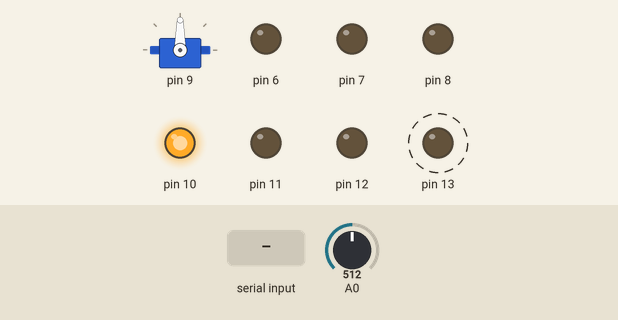
Simulated run of this sketch. Board: Arduino Uno, built with avr-gcc and run on an emulated ATmega328P. Parts: servo, output pins drawn as LEDs (lit = HIGH). Dashed ring = blinking. The inputs (shaded band) are chosen by the test bench; at power-on: A0 = 512. What the sketch prints to the serial monitor is not drawn.

Above: at 1.3 s.
1.4 s: A0 set to 635
4.4 s: A0 set to 648
At 5.75 s:
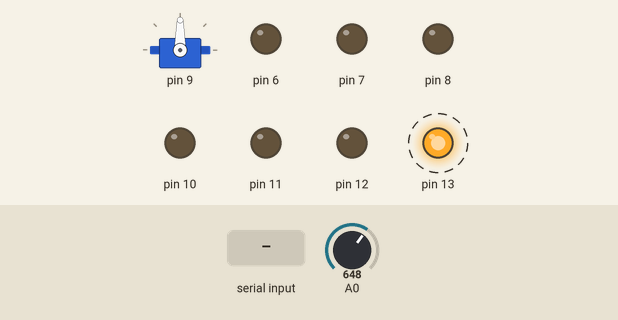
7.4 s: "L1_ON\n" received over Serial
At 7.75 s:
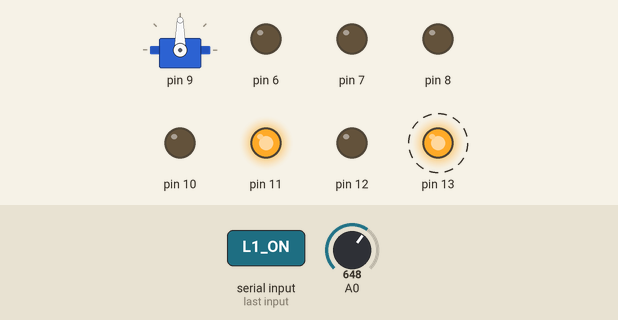
10.4 s: "L2_ON\n" received over the second serial link
At 10.9 s:
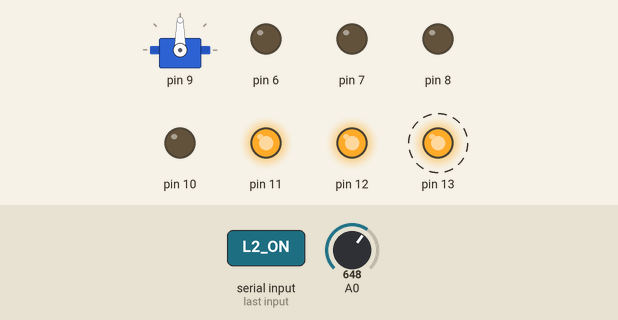
13.4 s: "L1_OFF\n" received over Serial
At 13.75 s:
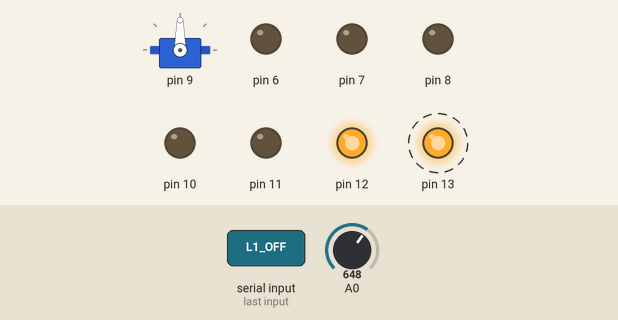
16.4 s: "M_ON\n" received over the second serial link
At 16.75 s:
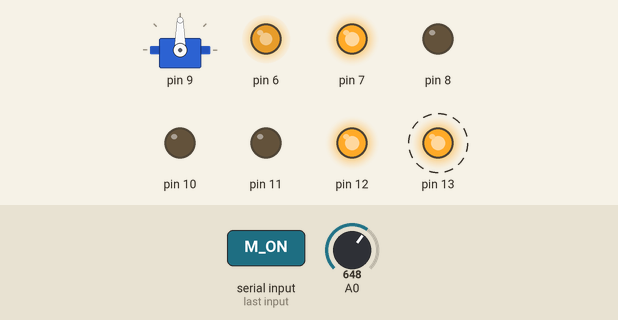
Timing chart, 0 to 23.0 s (numbered marks = the images above; inputs shaded):
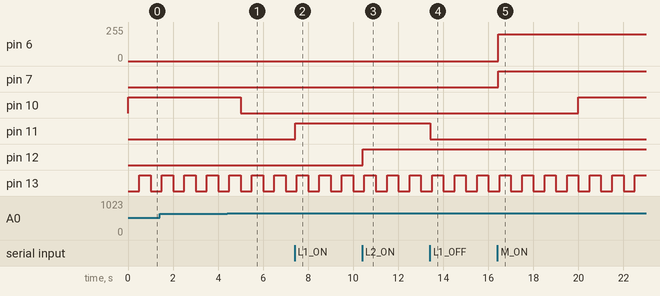

Measured:
- the behaviour switches between 641 and 642 on A0 (found by bisection; images 0 and 1)
- after the input at 4.4 s, pin 10: HIGH → LOW after 0.60 s
- after the input at 7.4 s, pin 11: LOW → HIGH at once
- after the input at 10.4 s, pin 12: LOW → HIGH at once
- after the input at 13.4 s, pin 11: HIGH → LOW at once
- after the input at 16.4 s, pin 6: 0/255 → 200/255 at once; pin 7: LOW → HIGH at once
- by itself, pin 13: alternates HIGH for 0.50 s and LOW for 0.50 s

The sketch:

main.ino
```cpp
/**
 * @file main.ino
 * @brief Smart Home Automation with Bluetooth & Closed-Loop Irrigation
 * @author Aravind Reddy (DAravindReddy)
 *
 * Architecture: Non-blocking cooperative multitasking loop with millis()
 * Silicon: Arduino UNO (ATmega328P)
 */

#include <Arduino.h>
#include <SoftwareSerial.h>
#include <Servo.h>
#include "../include/config.h"
#include "../include/bluetooth_handler.h"
#include "../include/sensor_manager.h"
#include "../include/actuator_controller.h"
#include "../include/irrigation_system.h"

/* Peripheral Objects */
SoftwareSerial btSerial(PIN_BT_RX, PIN_BT_TX); /* RX, TX */
Servo windowServo;

/* System State Models */
sensor_readings_t sensors;
actuator_states_t actuators;
irrigation_controller_t irrigation;

/* Command Ingestion Buffer */
char rx_buffer[BT_CMD_BUFFER_MAX];
uint8_t rx_idx = 0;

/* Telemetry & Timing Trackers */
uint32_t last_telemetry_broadcast = 0;
uint32_t last_heartbeat_toggle = 0;
bool heartbeat_state = false;

/* Simple non-blocking DHT11 Bit-Bang Read Mock / Real Driver Hook */
void sample_dht11_sensor() {
    /* Simple analog/digital timing sample */
    /* On physical hardware, uses DHT library or shared dht11_decode_bytes() */
    sensors.temperature_c = 26.5f;
    sensors.humidity_pct = 54.0f;
    sensors.dht_valid = true;
    sensors.last_dht_read_ms = millis();
}

void sample_soil_sensor() {
    uint16_t raw_adc = analogRead(PIN_SOIL_MOISTURE_ANALOG);
    sensors.soil_moisture_raw_adc = raw_adc;
    sensors.soil_moisture_pct = calculate_soil_moisture_pct(raw_adc, SOIL_RAW_AIR_DRY, SOIL_RAW_WATER_WET);
    sensors.last_soil_read_ms = millis();
}

void apply_hardware_actuators() {
    /* LEDs */
    digitalWrite(PIN_LED_APPLIANCE_1, actuators.led1_state ? HIGH : LOW);
    digitalWrite(PIN_LED_APPLIANCE_2, actuators.led2_state ? HIGH : LOW);

    /* DC Motor via L298N */
    if (actuators.motor_enabled && actuators.motor_speed > 0) {
        digitalWrite(PIN_MOTOR_IN1, HIGH);
        digitalWrite(PIN_MOTOR_IN2, LOW);
        analogWrite(PIN_MOTOR_PWM_ENA, actuators.motor_speed);
    } else {
        digitalWrite(PIN_MOTOR_IN1, LOW);
        digitalWrite(PIN_MOTOR_IN2, LOW);
        analogWrite(PIN_MOTOR_PWM_ENA, 0);
    }

    /* Servo Damper / Window Position */
    windowServo.write(actuators.servo_angle);

    /* Water Pump Relay (Active LOW relay module standard) */
    /* LOW = Energized (Pump ON), HIGH = De-energized (Pump OFF) */
    digitalWrite(PIN_WATER_PUMP_RELAY, actuators.pump_relay_state ? LOW : HIGH);
}

void send_telemetry_status(Stream &out) {
    out.print(F("{\"temp\":"));
    out.print(sensors.temperature_c, 1);
    out.print(F(",\"hum\":"));
    out.print(sensors.humidity_pct, 1);
    out.print(F(",\"soil_pct\":"));
    out.print(sensors.soil_moisture_pct);
    out.print(F(",\"pump\":"));
    out.print(actuators.pump_relay_state ? 1 : 0);
    out.print(F(",\"mode\":\""));
    out.print(irrigation.mode == IRRIGATION_MODE_AUTO ? F("AUTO") : F("MANUAL"));
    out.print(F("\",\"led1\":"));
    out.print(actuators.led1_state ? 1 : 0);
    out.print(F(",\"led2\":"));
    out.print(actuators.led2_state ? 1 : 0);
    out.print(F(",\"motor_spd\":"));
    out.print(actuators.motor_speed);
    out.print(F(",\"servo\":"));
    out.print(actuators.servo_angle);
    out.println(F("}"));
}

void execute_command(bt_parsed_command_t cmd) {
    switch (cmd.type) {
        case CMD_LED1_ON:
            set_led1(&actuators, true);
            btSerial.println(F("[ACK] LED1 ON"));
            break;
        case CMD_LED1_OFF:
            set_led1(&actuators, false);
            btSerial.println(F("[ACK] LED1 OFF"));
            break;
        case CMD_LED2_ON:
            set_led2(&actuators, true);
            btSerial.println(F("[ACK] LED2 ON"));
            break;
        case CMD_LED2_OFF:
            set_led2(&actuators, false);
            btSerial.println(F("[ACK] LED2 OFF"));
            break;
        case CMD_MOTOR_ON:
            set_motor_speed(&actuators, 200);
            btSerial.println(F("[ACK] MOTOR ON (SPEED 200)"));
            break;
        case CMD_MOTOR_OFF:
            set_motor_speed(&actuators, 0);
            btSerial.println(F("[ACK] MOTOR OFF"));
            break;
        case CMD_MOTOR_SPEED:
            set_motor_speed(&actuators, (uint8_t)cmd.param_val);
            btSerial.print(F("[ACK] MOTOR SPEED: "));
            btSerial.println(cmd.param_val);
            break;
        case CMD_SERVO_ANGLE:
            set_servo_angle(&actuators, (uint8_t)cmd.param_val);
            btSerial.print(F("[ACK] SERVO ANGLE: "));
            btSerial.println(cmd.param_val);
            break;
        case CMD_PUMP_ON:
            irrigation_manual_start(&irrigation, millis());
            btSerial.println(F("[ACK] MANUAL PUMP ON"));
            break;
        case CMD_PUMP_OFF:
            irrigation_manual_stop(&irrigation, millis());
            btSerial.println(F("[ACK] MANUAL PUMP OFF"));
            break;
        case CMD_MODE_AUTO:
            irrigation_set_mode(&irrigation, IRRIGATION_MODE_AUTO);
            btSerial.println(F("[ACK] IRRIGATION MODE: AUTO"));
            break;
        case CMD_MODE_MANUAL:
            irrigation_set_mode(&irrigation, IRRIGATION_MODE_MANUAL);
            btSerial.println(F("[ACK] IRRIGATION MODE: MANUAL"));
            break;
        case CMD_SET_THRESHOLD:
            irrigation_set_thresholds(&irrigation, (uint8_t)cmd.param_val, (uint8_t)(cmd.param_val + 20));
            btSerial.print(F("[ACK] SOIL DRY THRESHOLD SET TO: "));
            btSerial.println(cmd.param_val);
            break;
        case CMD_GET_STATUS:
            send_telemetry_status(btSerial);
            send_telemetry_status(Serial);
            break;
        case CMD_UNKNOWN:
            btSerial.println(F("[ERR] UNKNOWN COMMAND. Type STATUS? for telemetry"));
            break;
        case CMD_NONE:
        default:
            break;
    }
}

void process_serial_input(Stream &stream) {
    while (stream.available()) {
        char c = (char)stream.read();
        if (c == '\r' || c == '\n') {
            if (rx_idx > 0) {
                rx_buffer[rx_idx] = '\0';
                bt_parsed_command_t cmd = parse_bluetooth_command(rx_buffer);
                execute_command(cmd);
                rx_idx = 0;
            }
        } else if (rx_idx < (BT_CMD_BUFFER_MAX - 1)) {
            rx_buffer[rx_idx++] = c;
        }
    }
}

void setup() {
    /* Hardware GPIO Setup */
    pinMode(PIN_LED_APPLIANCE_1, OUTPUT);
    pinMode(PIN_LED_APPLIANCE_2, OUTPUT);
    pinMode(PIN_STATUS_LED, OUTPUT);
    pinMode(PIN_MOTOR_PWM_ENA, OUTPUT);
    pinMode(PIN_MOTOR_IN1, OUTPUT);
    pinMode(PIN_MOTOR_IN2, OUTPUT);
    pinMode(PIN_WATER_PUMP_RELAY, OUTPUT);
    pinMode(PIN_SOIL_MOISTURE_ANALOG, INPUT);

    /* Safe Initial Output States */
    digitalWrite(PIN_WATER_PUMP_RELAY, HIGH); /* Relay De-energized */
    digitalWrite(PIN_LED_APPLIANCE_1, LOW);
    digitalWrite(PIN_LED_APPLIANCE_2, LOW);
    digitalWrite(PIN_MOTOR_IN1, LOW);
    digitalWrite(PIN_MOTOR_IN2, LOW);
    analogWrite(PIN_MOTOR_PWM_ENA, 0);

    /* Attach Servo */
    windowServo.attach(PIN_SERVO_PWM);
    windowServo.write(90);

    /* Subsystem Model Initialization */
    sensor_manager_init(&sensors);
    actuator_controller_init(&actuators);
    irrigation_init(&irrigation, DEFAULT_SOIL_DRY_THRESHOLD_PCT, DEFAULT_SOIL_WET_THRESHOLD_PCT,
                    PUMP_SAFETY_MAX_RUN_TIME_MS, PUMP_MIN_REST_TIME_MS);

    /* Communication Buses */
    Serial.begin(SERIAL_BAUD_RATE);
    btSerial.begin(BLUETOOTH_BAUD_RATE);

    Serial.println(F("=================================================="));
    Serial.println(F("Smart Home Automation & Irrigation Subsystem"));
    Serial.println(F("System Online. Ready for Bluetooth commands."));
    Serial.println(F("=================================================="));
}

void loop() {
    uint32_t now = millis();

    /* 1. Ingest commands from Bluetooth and USB Serial */
    process_serial_input(btSerial);
    process_serial_input(Serial);

    /* 2. Sensor sampling schedules */
    if (now - sensors.last_soil_read_ms >= INTERVAL_SOIL_READ_MS) {
        sample_soil_sensor();
    }
    if (now - sensors.last_dht_read_ms >= INTERVAL_DHT_READ_MS) {
        sample_dht11_sensor();
    }

    /* 3. Closed-loop irrigation logic */
    bool pump_demand = irrigation_update(&irrigation, sensors.soil_moisture_pct, now);
    set_pump_relay(&actuators, pump_demand);

    /* 4. Drive physical hardware pins */
    apply_hardware_actuators();

    /* 5. Heartbeat Blink (1 Hz) */
    if (now - last_heartbeat_toggle >= 500) {
        last_heartbeat_toggle = now;
        heartbeat_state = !heartbeat_state;
        digitalWrite(PIN_STATUS_LED, heartbeat_state ? HIGH : LOW);
    }

    /* 6. Periodic Telemetry Broadcast */
    if (now - last_telemetry_broadcast >= INTERVAL_TELEMETRY_MS) {
        last_telemetry_broadcast = now;
        send_telemetry_status(btSerial);
    }
}
```

actuator_controller.cpp
```cpp
#include "actuator_controller.h"

void actuator_controller_init(actuator_states_t *actuators) {
    if (!actuators) return;
    actuators->led1_state = false;
    actuators->led2_state = false;
    actuators->motor_enabled = false;
    actuators->motor_speed = 0;
    actuators->servo_angle = 90;
    actuators->pump_relay_state = false;
}

void set_led1(actuator_states_t *actuators, bool on) {
    if (!actuators) return;
    actuators->led1_state = on;
}

void set_led2(actuator_states_t *actuators, bool on) {
    if (!actuators) return;
    actuators->led2_state = on;
}

void set_motor_speed(actuator_states_t *actuators, uint8_t speed) {
    if (!actuators) return;
    actuators->motor_speed = speed;
    actuators->motor_enabled = (speed > 0);
}

void set_servo_angle(actuator_states_t *actuators, uint8_t angle) {
    if (!actuators) return;
    if (angle > 180) angle = 180;
    actuators->servo_angle = angle;
}

void set_pump_relay(actuator_states_t *actuators, bool on) {
    if (!actuators) return;
    actuators->pump_relay_state = on;
}
```

bluetooth_handler.cpp
```cpp
#include "bluetooth_handler.h"
#include <string.h>
#include <stdlib.h>
#include <ctype.h>

static void trim_whitespace(char *str) {
    if (!str) return;
    int len = (int)strlen(str);
    while (len > 0 && (str[len - 1] == '\r' || str[len - 1] == '\n' || isspace((unsigned char)str[len - 1]))) {
        str[--len] = '\0';
    }
}

bt_parsed_command_t parse_bluetooth_command(const char *cmd_str) {
    bt_parsed_command_t result;
    result.type = CMD_NONE;
    result.param_val = 0;

    if (!cmd_str || cmd_str[0] == '\0') {
        return result;
    }

    char clean[BT_CMD_BUFFER_MAX];
    strncpy(clean, cmd_str, BT_CMD_BUFFER_MAX - 1);
    clean[BT_CMD_BUFFER_MAX - 1] = '\0';
    trim_whitespace(clean);

    if (strcmp(clean, "L1_ON") == 0) {
        result.type = CMD_LED1_ON;
    } else if (strcmp(clean, "L1_OFF") == 0) {
        result.type = CMD_LED1_OFF;
    } else if (strcmp(clean, "L2_ON") == 0) {
        result.type = CMD_LED2_ON;
    } else if (strcmp(clean, "L2_OFF") == 0) {
        result.type = CMD_LED2_OFF;
    } else if (strcmp(clean, "M_ON") == 0) {
        result.type = CMD_MOTOR_ON;
    } else if (strcmp(clean, "M_OFF") == 0) {
        result.type = CMD_MOTOR_OFF;
    } else if (strncmp(clean, "M_SPEED:", 8) == 0) {
        result.type = CMD_MOTOR_SPEED;
        result.param_val = (int16_t)atoi(&clean[8]);
        if (result.param_val < 0) result.param_val = 0;
        if (result.param_val > 255) result.param_val = 255;
    } else if (strncmp(clean, "SERVO:", 6) == 0) {
        result.type = CMD_SERVO_ANGLE;
        result.param_val = (int16_t)atoi(&clean[6]);
        if (result.param_val < 0) result.param_val = 0;
        if (result.param_val > 180) result.param_val = 180;
    } else if (strcmp(clean, "PUMP_ON") == 0) {
        result.type = CMD_PUMP_ON;
    } else if (strcmp(clean, "PUMP_OFF") == 0) {
        result.type = CMD_PUMP_OFF;
    } else if (strcmp(clean, "MODE_AUTO") == 0) {
        result.type = CMD_MODE_AUTO;
    } else if (strcmp(clean, "MODE_MANUAL") == 0) {
        result.type = CMD_MODE_MANUAL;
    } else if (strncmp(clean, "SET_TH:", 7) == 0) {
        result.type = CMD_SET_THRESHOLD;
        result.param_val = (int16_t)atoi(&clean[7]);
        if (result.param_val < 5) result.param_val = 5;
        if (result.param_val > 95) result.param_val = 95;
    } else if (strcmp(clean, "STATUS?") == 0 || strcmp(clean, "GET_SENSORS") == 0) {
        result.type = CMD_GET_STATUS;
    } else {
        result.type = CMD_UNKNOWN;
    }

    return result;
}
```

irrigation_system.cpp
```cpp
#include "irrigation_system.h"

void irrigation_init(irrigation_controller_t *irr, uint8_t dry_th, uint8_t wet_th, uint32_t max_run_ms, uint32_t min_rest_ms) {
    if (!irr) return;
    irr->mode = IRRIGATION_MODE_AUTO;
    irr->state = PUMP_STATE_IDLE;
    irr->dry_threshold_pct = dry_th;
    irr->wet_threshold_pct = wet_th;
    irr->pump_start_time_ms = 0;
    irr->pump_stop_time_ms = 0;
    irr->max_run_time_ms = max_run_ms;
    irr->min_rest_time_ms = min_rest_ms;
    irr->pump_active = false;
    irr->emergency_tripped = false;
}

void irrigation_set_mode(irrigation_controller_t *irr, irrigation_mode_t mode) {
    if (!irr) return;
    irr->mode = mode;
}

void irrigation_set_thresholds(irrigation_controller_t *irr, uint8_t dry_th, uint8_t wet_th) {
    if (!irr) return;
    irr->dry_threshold_pct = dry_th;
    irr->wet_threshold_pct = wet_th;
}

bool irrigation_manual_start(irrigation_controller_t *irr, uint32_t current_time_ms) {
    if (!irr || irr->emergency_tripped) return false;
    irr->pump_active = true;
    irr->state = PUMP_STATE_WATERING;
    irr->pump_start_time_ms = current_time_ms;
    return true;
}

void irrigation_manual_stop(irrigation_controller_t *irr, uint32_t current_time_ms) {
    if (!irr) return;
    irr->pump_active = false;
    irr->state = PUMP_STATE_IDLE;
    irr->pump_stop_time_ms = current_time_ms;
}

bool irrigation_update(irrigation_controller_t *irr, uint8_t current_moisture_pct, uint32_t current_time_ms) {
    if (!irr) return false;

    /* Safety Check: Max Run Time limit applies to both AUTO and MANUAL modes */
    if (irr->pump_active) {
        if ((current_time_ms - irr->pump_start_time_ms) >= irr->max_run_time_ms) {
            irr->pump_active = false;
            irr->state = PUMP_STATE_SAFETY_TRIP;
            irr->pump_stop_time_ms = current_time_ms;
            irr->emergency_tripped = true;
            return false;
        }
    }

    if (irr->mode == IRRIGATION_MODE_MANUAL) {
        return irr->pump_active;
    }

    /* AUTOMATIC MODE WITH HYSTERESIS */
    switch (irr->state) {
        case PUMP_STATE_IDLE:
            /* Cooldown rest check */
            if (irr->pump_stop_time_ms > 0 && (current_time_ms - irr->pump_stop_time_ms) < irr->min_rest_time_ms) {
                return false;
            }

            /* Trigger watering if soil falls below dry threshold */
            if (current_moisture_pct < irr->dry_threshold_pct) {
                irr->pump_active = true;
                irr->state = PUMP_STATE_WATERING;
                irr->pump_start_time_ms = current_time_ms;
            }
            break;

        case PUMP_STATE_WATERING:
            /* De-energize pump when moisture exceeds wet threshold */
            if (current_moisture_pct >= irr->wet_threshold_pct) {
                irr->pump_active = false;
                irr->state = PUMP_STATE_COOLDOWN;
                irr->pump_stop_time_ms = current_time_ms;
            }
            break;

        case PUMP_STATE_COOLDOWN:
            if ((current_time_ms - irr->pump_stop_time_ms) >= irr->min_rest_time_ms) {
                irr->state = PUMP_STATE_IDLE;
                if (current_moisture_pct < irr->dry_threshold_pct) {
                    irr->pump_active = true;
                    irr->state = PUMP_STATE_WATERING;
                    irr->pump_start_time_ms = current_time_ms;
                }
            }
            break;

        case PUMP_STATE_SAFETY_TRIP:
            /* Remains in safety trip until reset */
            irr->pump_active = false;
            break;
    }

    return irr->pump_active;
}
```

sensor_manager.cpp
```cpp
#include "sensor_manager.h"
#include <string.h>

void sensor_manager_init(sensor_readings_t *sensors) {
    if (!sensors) return;
    sensors->temperature_c = 25.0f;
    sensors->humidity_pct = 50.0f;
    sensors->soil_moisture_raw_adc = 600;
    sensors->soil_moisture_pct = 50;
    sensors->dht_valid = false;
    sensors->last_dht_read_ms = 0;
    sensors->last_soil_read_ms = 0;
}

uint8_t calculate_soil_moisture_pct(uint16_t raw_adc, uint16_t air_dry_adc, uint16_t water_wet_adc) {
    if (air_dry_adc <= water_wet_adc) {
        return 0; /* Invalid calibration bounds */
    }

    if (raw_adc >= air_dry_adc) {
        return 0; /* Completely dry */
    }
    if (raw_adc <= water_wet_adc) {
        return 100; /* Fully saturated */
    }

    /* Inverse linear mapping: Higher ADC = Drier soil */
    uint32_t span = air_dry_adc - water_wet_adc;
    uint32_t val = air_dry_adc - raw_adc;
    uint8_t pct = (uint8_t)((val * 100UL) / span);
    return pct;
}
```
